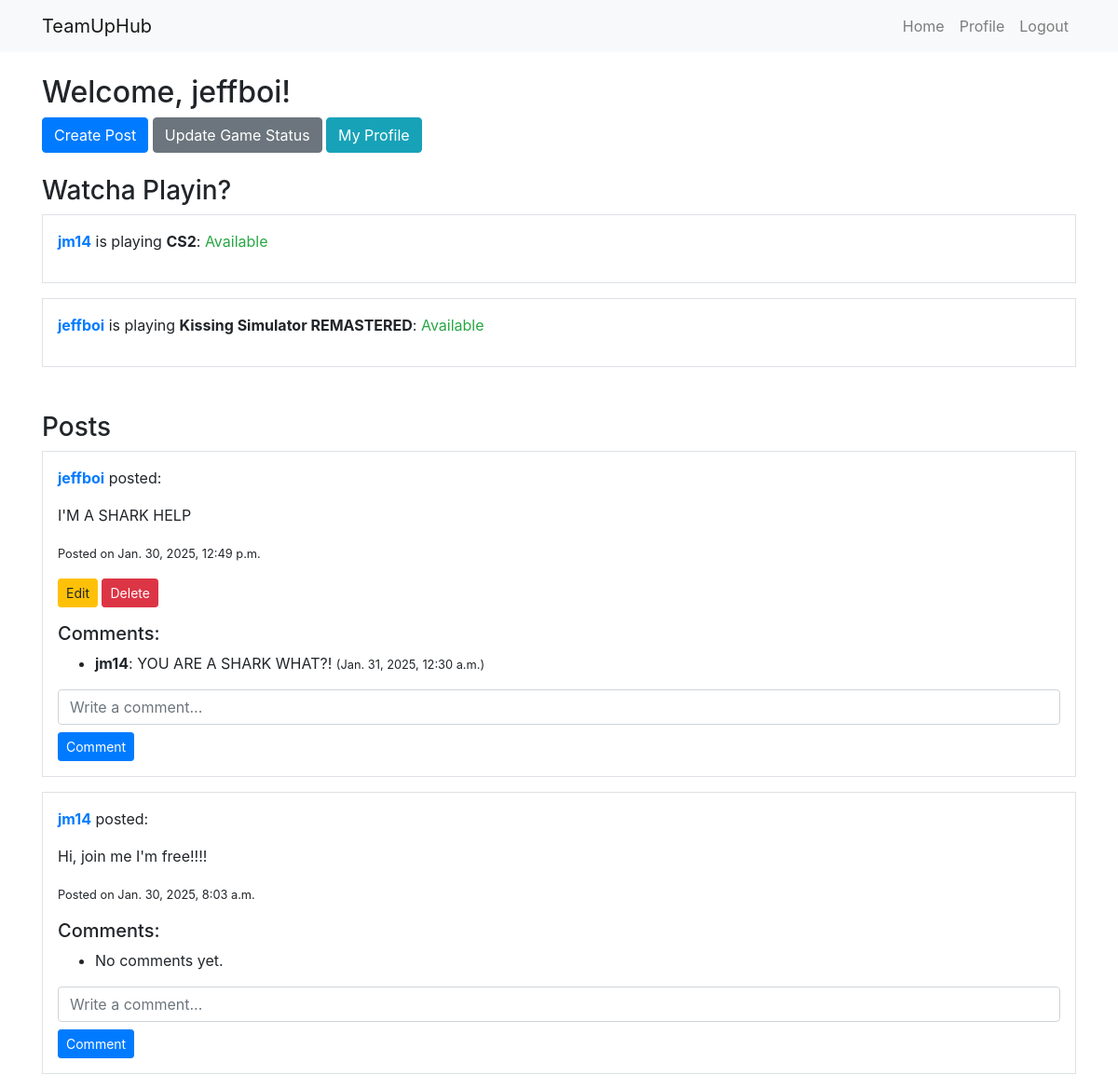
Screenshot of /home/ (signed in) with the database file from the repository.
### social/models.py (models this page shows, shortened)
class GameAvailability(models.Model):
    user = models.OneToOneField(User, on_delete=models.CASCADE)
    game_name = models.CharField(max_length=255)
    available = models.BooleanField(default=False)

class Post(models.Model):
    user = models.ForeignKey(User, on_delete=models.CASCADE)
    content = models.TextField()
    created_at = models.DateTimeField(auto_now_add=True)

class Comment(models.Model):
    user = models.ForeignKey(User, on_delete=models.CASCADE)
    post = models.ForeignKey(Post, on_delete=models.CASCADE, related_name='comments')
    content = models.TextField()
    created_at = models.DateTimeField(auto_now_add=True)

### social/views.py (the view)
# urls.py: path('home/', views.home, name='home'), # Home
@login_required
def home(request):
    posts = Post.objects.all().order_by('-created_at')
    availability = GameAvailability.objects.all()
    return render(request, 'social/home.html', {'posts': posts, 'availability': availability})

### social/templates/social/home.html (shortened to what this page needs)
{% extends 'social/base.html' %}
{% block content %}
    <h2>Welcome, {{ user.username }}!</h2>
    <a href="{% url 'create_post' %}" class="btn btn-primary">Create Post</a>
    <a href="{% url 'update_game_status' %}" class="btn btn-secondary">Update Game Status</a>
    <a href="{% url 'profile' username=user.username %}" class="btn btn-info">My Profile</a>
    <h3 class="mt-4">Watcha Playin?</h3>
    {% for status in availability %}
        <div class="status border p-3 mb-3">
            <p>
                <strong><a href="{% url 'profile' username=status.user.username %}">{{ status.user.username }}</a></strong>
                is playing <strong>{{ status.game_name }}</strong>:
                {% if status.available %}
                    <span class="text-success">Available</span>
                {% else %}
                    <span class="text-danger">Not Available</span>
                {% endif %}
            </p>
        </div>
    {% endfor %}
    <h3 class="mt-5">Posts</h3>
    {% for post in posts %}
        <div class="post border p-3 mb-3">
            <p><strong><a href="{% url 'profile' username=post.user.username %}">{{ post.user.username }}</a></strong> posted:</p>
            <p>{{ post.content }}</p>
            <p><small>Posted on {{ post.created_at }}</small></p>
            {% if post.user == user %}
                <a href="{% url 'update_post' post.id %}" class="btn btn-warning btn-sm">Edit</a>
                <a href="{% url 'delete_post' post.id %}" class="btn btn-danger btn-sm" onclick="return confirm('Are you sure you want to delete this post?')">Delete</a>
            {% endif %}
            <h5 class="mt-3">Comments:</h5>
            <ul>
                {% for comment in post.comments.all %}
                    <li><strong>{{ comment.user.username }}</strong>: {{ comment.content }} <small>({{ comment.created_at }})</small></li>
                {% empty %}
                    <li>No comments yet.</li>
                {% endfor %}
            </ul>
            <form method="post" action="{% url 'add_comment' post.id %}" class="mt-2">
                <input type="text" name="content" class="form-control" placeholder="Write a comment..." required>
                <button type="submit" class="btn btn-primary btn-sm mt-2">Comment</button>
            </form>
        </div>
    {% endfor %}
{% endblock %}

### rows the page displays
GameAvailability: user.username "jm14", game_name "CS2", available "Available"
GameAvailability: user.username "jeffboi", game_name "Kissing Simulator REMASTERED", available "Available"
Post: user.username "jeffboi", content "I'M A SHARK HELP", created_at "Jan. 30, 2025, 12:49 p.m.", shows "Edit"
Comment: user.username "jm14", content "YOU ARE A SHARK WHAT?!", created_at "Jan. 31, 2025, 12:30 a.m."
Post: user.username "jm14", content "Hi, join me I'm free!!!!", created_at "Jan. 30, 2025, 8:03 a.m."

### other values shown
{{ user.username }} "jeffboi"
